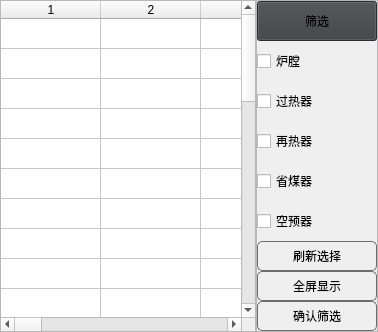
                             <widget class="QFrame" name="home_tableBox">
                              <property name="maximumSize">
                               <size>
                                <width>16777215</width>
                                <height>0</height>
                               </size>
                              </property>
                              <property name="styleSheet">
                               <string notr="true"/>
                              </property>
                              <layout class="QHBoxLayout" name="horizontalLayout_21">
                               <property name="spacing">
                                <number>0</number>
                               </property>
                               <property name="leftMargin">
                                <number>0</number>
                               </property>
                               <property name="topMargin">
                                <number>0</number>
                               </property>
                               <property name="rightMargin">
                                <number>0</number>
                               </property>
                               <property name="bottomMargin">
                                <number>0</number>
                               </property>
                               <item>
                                <widget class="QTableWidget" name="home_table">
                                 <property name="focusPolicy">
                                  <enum>Qt::NoFocus</enum>
                                 </property>
                                 <property name="styleSheet">
                                  <string notr="true">QHeaderView::section{
	font: 12pt &quot;Microsoft YaHei UI&quot;;
}

QTableView::item:selected{
	background-color: rgb(0, 120, 215);
}</string>
                                 </property>
                                 <property name="lineWidth">
                                  <number>1</number>
                                 </property>
                                 <property name="verticalScrollBarPolicy">
                                  <enum>Qt::ScrollBarAsNeeded</enum>
                                 </property>
                                 <property name="horizontalScrollBarPolicy">
                                  <enum>Qt::ScrollBarAsNeeded</enum>
                                 </property>
                                 <property name="sizeAdjustPolicy">
                                  <enum>QAbstractScrollArea::AdjustIgnored</enum>
                                 </property>
                                 <property name="alternatingRowColors">
                                  <bool>false</bool>
                                 </property>
                                 <property name="selectionMode">
                                  <enum>QAbstractItemView::ExtendedSelection</enum>
                                 </property>
                                 <property name="selectionBehavior">
                                  <enum>QAbstractItemView::SelectRows</enum>
                                 </property>
                                 <property name="gridStyle">
                                  <enum>Qt::SolidLine</enum>
                                 </property>
                                 <property name="sortingEnabled">
                                  <bool>false</bool>
                                 </property>
                                 <property name="rowCount">
                                  <number>30</number>
                                 </property>
                                 <property name="columnCount">
                                  <number>30</number>
                                 </property>
                                 <attribute name="horizontalHeaderHighlightSections">
                                  <bool>true</bool>
                                 </attribute>
                                 <attribute name="verticalHeaderVisible">
                                  <bool>false</bool>
                                 </attribute>
                                 <attribute name="verticalHeaderHighlightSections">
                                  <bool>true</bool>
                                 </attribute>
                                 <attribute name="verticalHeaderStretchLastSection">
                                  <bool>true</bool>
                                 </attribute>
                                 <row/>
                                 <row/>
                                 <row/>
                                 <row/>
                                 <row/>
                                 <row/>
                                 <row/>
                                 <row/>
                                 <row/>
                                 <row/>
                                 <row/>
                                 <row/>
                                 <row/>
                                 <row/>
                                 <row/>
                                 <row/>
                                 <row/>
                                 <row/>
                                 <row/>
                                 <row/>
                                 <row/>
                                 <row/>
                                 <row/>
                                 <row/>
                                 <row/>
                                 <row/>
                                 <row/>
                                 <row/>
                                 <row/>
                                 <row/>
                                 <column/>
                                 <column/>
                                 <column/>
                                 <column/>
                                 <column/>
                                 <column/>
                                 <column/>
                                 <column/>
                                 <column/>
                                 <column/>
                                 <column/>
                                 <column/>
                                 <column/>
                                 <column/>
                                 <column/>
                                 <column/>
                                 <column/>
                                 <column/>
                                 <column/>
                                 <column/>
                                 <column/>
                                 <column/>
                                 <column/>
                                 <column/>
                                 <column/>
                                 <column/>
                                 <column/>
                                 <column/>
                                 <column/>
                                 <column/>
                                </widget>
                               </item>
                               <item>
                                <widget class="QFrame" name="home_table_rightBox">
                                 <property name="minimumSize">
                                  <size>
                                   <width>0</width>
                                   <height>0</height>
                                  </size>
                                 </property>
                                 <property name="styleSheet">
                                  <string notr="true">font: 12pt &quot;Microsoft YaHei UI&quot;;</string>
                                 </property>
                                 <property name="frameShape">
                                  <enum>QFrame::StyledPanel</enum>
                                 </property>
                                 <property name="frameShadow">
                                  <enum>QFrame::Raised</enum>
                                 </property>
                                 <layout class="QVBoxLayout" name="verticalLayout_17">
                                  <property name="spacing">
                                   <number>0</number>
                                  </property>
                                  <property name="leftMargin">
                                   <number>0</number>
                                  </property>
                                  <property name="topMargin">
                                   <number>0</number>
                                  </property>
                                  <property name="rightMargin">
                                   <number>0</number>
                                  </property>
                                  <property name="bottomMargin">
                                   <number>0</number>
                                  </property>
                                  <item>
                                   <widget class="QPushButton" name="btn_table_exit">
                                    <property name="minimumSize">
                                     <size>
                                      <width>120</width>
                                      <height>40</height>
                                     </size>
                                    </property>
                                    <property name="maximumSize">
                                     <size>
                                      <width>16777215</width>
                                      <height>40</height>
                                     </size>
                                    </property>
                                    <property name="toolTip">
                                     <string/>
                                    </property>
                                    <property name="styleSheet">
                                     <string notr="true">QPushButton{
	background-color: rgb(60, 63, 65);
	background-repeat:no-repeat;
	background-position:right;
	background-image: url(:/icons/resources/icons/right_arrow.png);
	border-right:25px solid transparent;
}
:hover{
	background-color: rgb(50, 50, 50);
}

:pressed{
	background-color: rgb(75, 110, 175);
}</string>
                                    </property>
                                    <property name="text">
                                     <string>筛选</string>
                                    </property>
                                    <property name="checkable">
                                     <bool>true</bool>
                                    </property>
                                   </widget>
                                  </item>
                                  <item>
                                   <widget class="QCheckBox" name="check_furnace">
                                    <property name="minimumSize">
                                     <size>
                                      <width>0</width>
                                      <height>40</height>
                                     </size>
                                    </property>
                                    <property name="styleSheet">
                                     <string notr="true"/>
                                    </property>
                                    <property name="text">
                                     <string>炉膛</string>
                                    </property>
                                   </widget>
                                  </item>
                                  <item>
                                   <widget class="QCheckBox" name="check_superheater">
                                    <property name="minimumSize">
                                     <size>
                                      <width>0</width>
                                      <height>40</height>
                                     </size>
                                    </property>
                                    <property name="text">
                                     <string>过热器</string>
                                    </property>
                                   </widget>
                                  </item>
                                  <item>
                                   <widget class="QCheckBox" name="check_reheater">
                                    <property name="minimumSize">
                                     <size>
                                      <width>0</width>
                                      <height>40</height>
                                     </size>
                                    </property>
                                    <property name="text">
                                     <string>再热器</string>
                                    </property>
                                   </widget>
                                  </item>
                                  <item>
                                   <widget class="QCheckBox" name="check_economizer">
                                    <property name="minimumSize">
                                     <size>
                                      <width>0</width>
                                      <height>40</height>
                                     </size>
                                    </property>
                                    <property name="text">
                                     <string>省煤器</string>
                                    </property>
                                   </widget>
                                  </item>
                                  <item>
                                   <widget class="QCheckBox" name="check_airPreheater">
                                    <property name="minimumSize">
                                     <size>
                                      <width>0</width>
                                      <height>40</height>
                                     </size>
                                    </property>
                                    <property name="text">
                                     <string>空预器</string>
                                    </property>
                                   </widget>
                                  </item>
                                  <item>
                                   <spacer name="verticalSpacer">
                                    <property name="orientation">
                                     <enum>Qt::Vertical</enum>
                                    </property>
                                    <property name="sizeHint" stdset="0">
                                     <size>
                                      <width>20</width>
                                      <height>40</height>
                                     </size>
                                    </property>
                                   </spacer>
                                  </item>
                                  <item>
                                   <widget class="QPushButton" name="btn_table_refresh">
                                    <property name="minimumSize">
                                     <size>
                                      <width>0</width>
                                      <height>30</height>
                                     </size>
                                    </property>
                                    <property name="toolTip">
                                     <string/>
                                    </property>
                                    <property name="styleSheet">
                                     <string notr="true">:hover{
	background-color: rgb(50, 50, 50);
}

:pressed{
	background-color: rgb(75, 110, 175);
}

QPushButton{
	border:1px solid rgb(109, 109, 109);
	border-radius:5px;
}</string>
                                    </property>
                                    <property name="text">
                                     <string>刷新选择</string>
                                    </property>
                                   </widget>
                                  </item>
                                  <item>
                                   <widget class="QPushButton" name="btn_table_fullScreen">
                                    <property name="minimumSize">
                                     <size>
                                      <width>0</width>
                                      <height>30</height>
                                     </size>
                                    </property>
                                    <property name="toolTip">
                                     <string/>
                                    </property>
                                    <property name="styleSheet">
                                     <string notr="true">:hover{
	background-color: rgb(50, 50, 50);
}

:pressed{
	background-color: rgb(75, 110, 175);
}

QPushButton{
	border:1px solid rgb(109, 109, 109);
	border-radius:5px;
}</string>
                                    </property>
                                    <property name="text">
                                     <string>全屏显示</string>
                                    </property>
                                   </widget>
                                  </item>
                                  <item>
                                   <widget class="QPushButton" name="btn_table_filter">
                                    <property name="minimumSize">
                                     <size>
                                      <width>0</width>
                                      <height>30</height>
                                     </size>
                                    </property>
                                    <property name="toolTip">
                                     <string/>
                                    </property>
                                    <property name="autoFillBackground">
                                     <bool>false</bool>
                                    </property>
                                    <property name="styleSheet">
                                     <string notr="true">:hover{
	background-color: rgb(50, 50, 50);
}

:pressed{
	background-color: rgb(75, 110, 175);
}

QPushButton{
	border:1px solid rgb(109, 109, 109);
	border-radius:5px;
}</string>
                                    </property>
                                    <property name="text">
                                     <string>确认筛选</string>
                                    </property>
                                   </widget>
                                  </item>
                                 </layout>
                                </widget>
                               </item>
                              </layout>
                             </widget>
